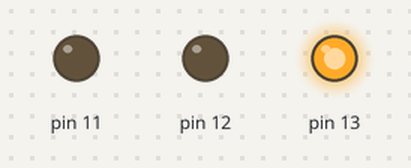
This sketch was run on a simulated Arduino Uno, built with avr-gcc and run on an emulated ATmega328P. On the bench: output pins drawn as LEDs (lit = HIGH).

Above: at 2.5 s.
At 9.0 s:
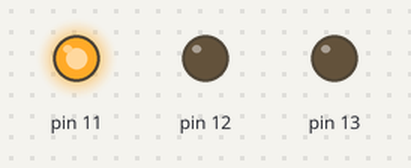
At 12.0 s:
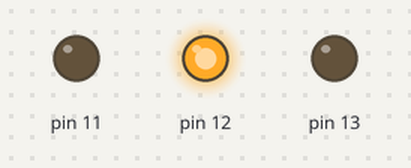
Timing chart, 0 to 16.9 s (numbered marks = the images above):
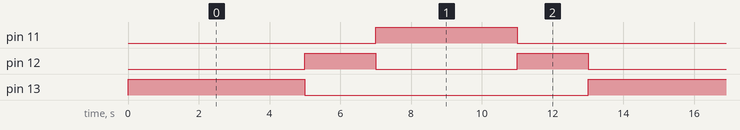

The sketch:

led_traffic_light1.ino
```cpp
void setup()
{
  pinMode(13, OUTPUT);
  pinMode(12, OUTPUT);
  pinMode(11, OUTPUT);
}

void loop()
{
  digitalWrite(13, HIGH);
  digitalWrite(12, LOW);
  digitalWrite(11, LOW);
  delay(5000); // Wait for 1000 millisecond(s)
  digitalWrite(13, LOW);
  digitalWrite(12, HIGH);
  digitalWrite(11, LOW);
  delay(2000); // Wait for 1000 millisecond(s)
  digitalWrite(13, LOW);
  digitalWrite(12, LOW);
  digitalWrite(11, HIGH);
  delay(4000); // Wait for 1000 millisecond(s)
  digitalWrite(13, LOW);
  digitalWrite(12, HIGH);
  digitalWrite(11, LOW);
  delay(2000); // Wait for 1000 millisecond(s)
}
```

Measured:
- by itself, pin 11: alternates HIGH for 4.0 s and LOW for 9.0 s
- by itself, pin 12: repeats every 13.0 s: LOW 4.0 s, HIGH 2.0 s, LOW 5.0 s, HIGH 2.0 s
- by itself, pin 13: alternates HIGH for 5.0 s and LOW for 8.0 s
